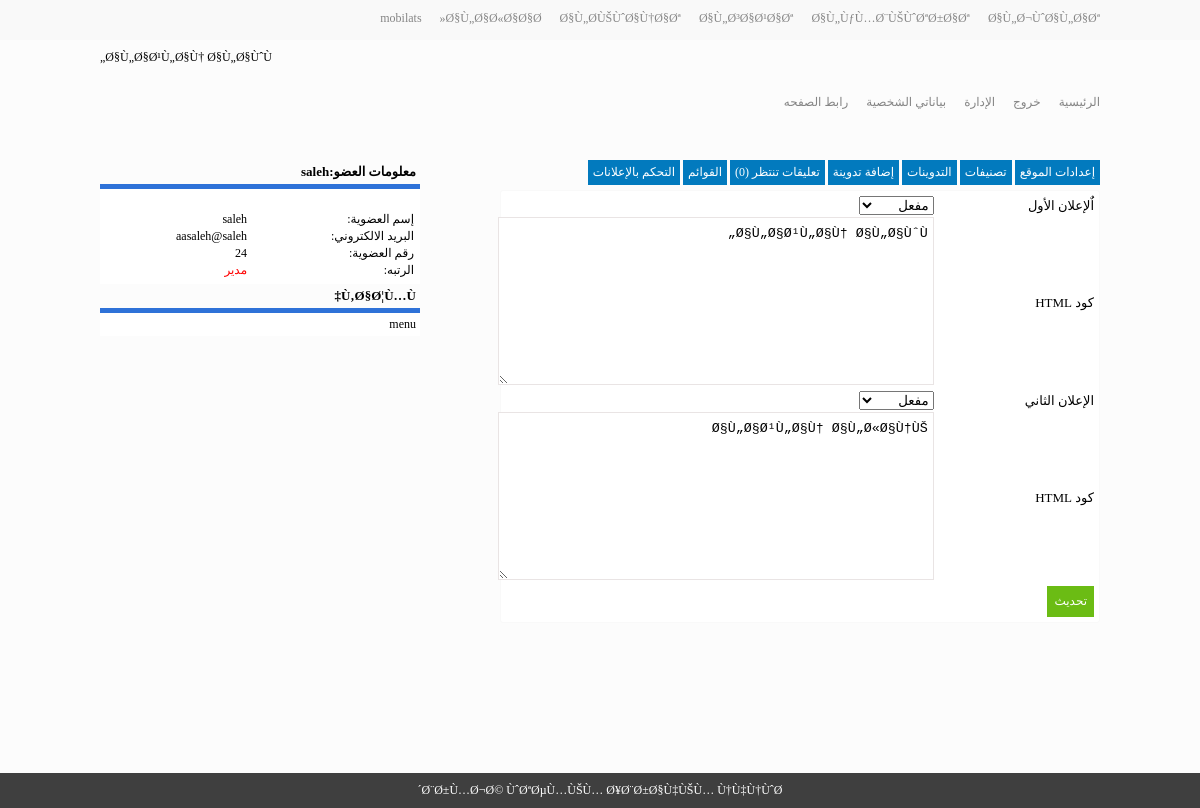
Page /admincp.php?type=ads (signed in) on the committed database.
### tables this page shows
CREATE TABLE `category` (
  `c_id` int(11) NOT NULL auto_increment,
  `c_title` varchar(255) NOT NULL,
  PRIMARY KEY  (`c_id`)
);

CREATE TABLE `ads` (
  `active1` int(11) NOT NULL,
  `active2` int(11) NOT NULL,
  `code1` text NOT NULL,
  `code2` text NOT NULL
);

CREATE TABLE `block` (
  `id` int(11) NOT NULL auto_increment,
  `name` varchar(255) NOT NULL,
  `content` text NOT NULL,
  `ord` int(11) NOT NULL,
  PRIMARY KEY  (`id`)
);

### admin/ads.php (the view, shortened to what this page needs)
<?php
$selectads = mysql_query("SELECT * FROM ads") or die(mysql_error());
$Fetchads = mysql_fetch_assoc($selectads);
?>
<form action="admincp.php?type=ads" method="POST">
<table width="100%" border="0">
<tr>
<td>اٌلإعلان الأول</td>
<td>
<select name="active1">
<?
if($Fetchads['active1'] == 0){
echo'
<option value="0">مفعل</option>
<option value="1">غير مفعل</option>';
}else{
echo'
<option value="1">غير مفعل</option>
<option value="0">مفعل</option>
';
}
?>
</select>
</td>
</tr>
<tr>
<td>كود HTML</td>
<td><textarea name="code1" style="width:99%;height:150px;"><?php echo $Fetchads['code1'] ?></textarea></td>
</tr>
<tr>
<td>الإعلان الثاني</td>
<td>
<select name="active2">
<?
if($Fetchads['active2'] == 0){
echo'
<option value="0">مفعل</option>
<option value="1">غير مفعل</option>';
}else{
echo'
<option value="1">غير مفعل</option>
<option value="0">مفعل</option>
';
}
?>
</select>
</td>
</tr>
<tr>
<td>كود HTML</td>
<td><textarea name="code2" style="width:99%;height:150px;"><?php echo $Fetchads['code2'] ?></textarea></td>
</tr>
<tr>
<td colspan="2"><input name="upads" value="تحديث" type="submit" /></td>
</tr>
</table>
</form>

### files/header.php (shortened to what this page needs)
<?php include "include/functions.php";
$selectads = mysql_query("SELECT * FROM ads");
$FetchAds = mysql_fetch_assoc($selectads);
?>
<!DOCTYPE html>
<html>
<head>
<link rel="stylesheet" href="css/style.css" type="text/css">
</head>
<body>
<div class="header_b">
<div class="navtop">
<div class="container">
<ul>
<?php
$selectcat =mysql_query("SELECT * FROM category");
while($fetchcategory = mysql_fetch_assoc($selectcat)){
	echo'<li><a href="category.php?id='.$fetchcategory['c_id'].'">'.$fetchcategory['c_title'].'</a></li>';
}
?>
</ul><div class="clear"></div>
</div>
</div>
<div class="head container">
<div class="ads">
<?
if($FetchAds['active1'] == 0){
	echo $FetchAds['code1'];
}
?>
</div>
</div>
<div class="navbar">
<div class="container">
<ul>
<li><a href="index.php">الرئيسية</a></li>
<?php
if(login != 1){
	echo'<li><a href="register.php">التسجيل</a></li>';
}else{
	echo'<li><a href="logout.php">خروج</a></li>';
	if(ulv == 3){echo'<li><a href="admincp.php">الإدارة</a></li>';}
}
	if(ulv >0){
		echo'<li><a href="profile.php?type=edit">بياناتي الشخصية</a></li>';
	}
?>
<li><a href="#">رابط الصفحه</a></li>
</ul><div class="clear"></div>
</div>
</div>
</div>
<br /><br />
<div class="container">
<div style="float:right;width:600px;">

### files/block.php (shortened to what this page needs)
</div>
<div class="blockl">
<?php
if(login == 1){
	echo'<div class="titleblock"><h3>معلومات العضو:'.uname.'</h3></div>
<div class="contentblock">
<table width="100%" border="0">
<tr>
<td colspan="2" align="center"><img src="'.u_img.'" alt="" width="100" /></td>
</tr>
<tr>
<td>إسم العضوية:</td>
<td>'.uname.'</td>
</tr>
<tr>
<td>البريد الالكتروني:</td>
<td>'.uemail.'</td>
</tr>
<tr>
<td>رقم العضوية:</td>
<td>'.uid.'</td>
</tr>
<tr>
<td>الرتبه:</td>
<td>';
if(ulv == 1){echo"<font color='red'>عضو</font>";}
elseif(ulv == 2){echo"<font color='red'>كاتب</font>";}
elseif(ulv == 3){echo"<font color='red'>مدير</font>";}
echo
'</td>
</tr>
</table>
</div>';
}
$SelectBlock = mysql_query("SELECT * FROM block ORDER BY ord ASC") or die(mysql_error());
while($FetchBlock = mysql_fetch_assoc($SelectBlock)){
echo'
<div class="titleblock"><h3>'.$FetchBlock['name'].'</h3></div>
<div class="contentblock">
'.$FetchBlock['content'].'
</div>';
}
?>
</div>

### css/style.css (style rules this page uses)
* { margin:0;padding:0; }
body { background:#FCFCFC; font:12px tahoma; direction:rtl; }
.container { width:1000px;margin:auto; }
.navtop { background:#F9F9F9;height:40px; border-bottom:1px soild #F0F0F0; }
.navtop ul { list-style:none;padding:0; }
.navtop ul li { float:right; margin-left:18px; line-height:36px; }
.navtop ul li a { text-decoration:none;color:#858585; }
.head { padding:10px; }
.ads { float:left; }
.navbar ul { list-style:none;padding:0; }
.navbar ul li { float:right; margin-left:18px; line-height:55px; }
.navbar ul li a { text-decoration:none;color:#858585; }
.blockl { float:left; width:320px; }
.titleblock h3 { font-family:tahoma;font-size:13px;border-bottom:5px solid #2E72D8;padding:4px; }
.contentblock { background:#fff;padding:4px; }
input[type=text],textarea { border:1px solid #E9E4E4;padding:8px 5px; }
input[type=submit] { border:0;background:#6bbc14;color:#fff;font:12px tahoma;padding:8px 7px; }

### rows in the picture
category: c_title "Ø§Ù„Ø¬ÙˆØ§Ù„Ø§Øª"
category: c_title "Ø§Ù„ÙƒÙ…Ø¨ÙŠÙˆØªØ±Ø§Øª"
category: c_title "Ø§Ù„Ø³Ø§Ø¹Ø§Øª"
category: c_title "Ø§Ù„Ø­ÙŠÙˆØ§Ù†Ø§Øª"
category: c_title "Ø§Ù„Ø§Ø«Ø§Ø§Ø«"
category: c_title "mobilats"
ads: code1 "Ø§Ù„Ø§Ø¹Ù„Ø§Ù† Ø§Ù„Ø§ÙˆÙ„", active1 "مفعل", active2 "مفعل", code2 "Ø§Ù„Ø§Ø¹Ù„Ø§Ù† Ø§Ù„Ø«Ø§Ù†ÙŠ"
block: name "Ù‚Ø§Ø¦Ù…Ù‡", content "menu"

### other values in the picture
mysql_num_rows($SelectCm) "0"
uname "saleh"
uemail "aasaleh@saleh"
uid "24"
s_copy "Ø¨Ø±Ù…Ø¬Ø© ÙˆØªØµÙ…ÙŠÙ… Ø¥Ø¨Ø±Ø§Ù‡ÙŠÙ… Ù†Ù‡Ù†ÙˆØ´"
